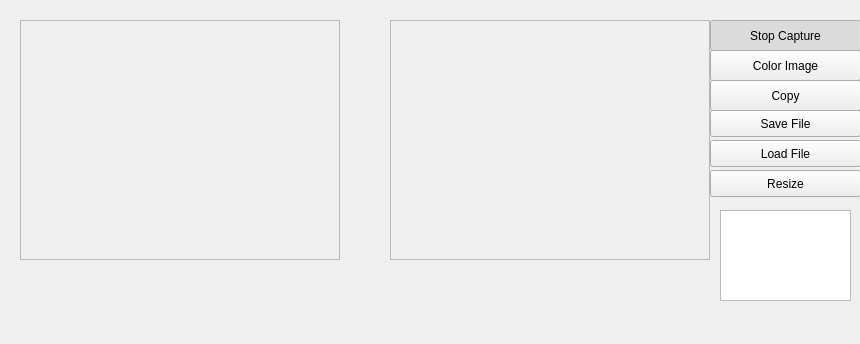
<?xml version="1.0" encoding="UTF-8"?>
<ui version="4.0">
 <class>MainWindow</class>
 <widget class="QWidget" name="MainWindow">
  <property name="geometry">
   <rect>
    <x>0</x>
    <y>0</y>
    <width>860</width>
    <height>344</height>
   </rect>
  </property>
  <property name="windowTitle">
   <string>Proyecto de Visión Artificial</string>
  </property>
  <widget class="QFrame" name="imageFrameS">
   <property name="geometry">
    <rect>
     <x>20</x>
     <y>20</y>
     <width>320</width>
     <height>240</height>
    </rect>
   </property>
   <property name="frameShape">
    <enum>QFrame::StyledPanel</enum>
   </property>
   <property name="frameShadow">
    <enum>QFrame::Raised</enum>
   </property>
  </widget>
  <widget class="QFrame" name="imageFrameD">
   <property name="geometry">
    <rect>
     <x>390</x>
     <y>20</y>
     <width>320</width>
     <height>240</height>
    </rect>
   </property>
   <property name="frameShape">
    <enum>QFrame::StyledPanel</enum>
   </property>
   <property name="frameShadow">
    <enum>QFrame::Raised</enum>
   </property>
  </widget>
  <widget class="QPushButton" name="captureButton">
   <property name="geometry">
    <rect>
     <x>710</x>
     <y>20</y>
     <width>151</width>
     <height>31</height>
    </rect>
   </property>
   <property name="text">
    <string>Stop Capture</string>
   </property>
   <property name="checkable">
    <bool>true</bool>
   </property>
   <property name="checked">
    <bool>true</bool>
   </property>
  </widget>
  <widget class="QPushButton" name="colorButton">
   <property name="geometry">
    <rect>
     <x>710</x>
     <y>50</y>
     <width>151</width>
     <height>31</height>
    </rect>
   </property>
   <property name="text">
    <string>Color Image</string>
   </property>
   <property name="checkable">
    <bool>true</bool>
   </property>
   <property name="checked">
    <bool>false</bool>
   </property>
  </widget>
  <widget class="QPushButton" name="ImageButton">
   <property name="geometry">
    <rect>
     <x>710</x>
     <y>80</y>
     <width>151</width>
     <height>31</height>
    </rect>
   </property>
   <property name="text">
    <string>Copy</string>
   </property>
   <property name="checkable">
    <bool>false</bool>
   </property>
   <property name="checked">
    <bool>false</bool>
   </property>
   <property name="autoRepeat">
    <bool>false</bool>
   </property>
  </widget>
  <widget class="QPushButton" name="SaveButton">
   <property name="geometry">
    <rect>
     <x>710</x>
     <y>110</y>
     <width>151</width>
     <height>27</height>
    </rect>
   </property>
   <property name="text">
    <string>Save File</string>
   </property>
  </widget>
  <widget class="QPushButton" name="LoadButton">
   <property name="geometry">
    <rect>
     <x>710</x>
     <y>140</y>
     <width>151</width>
     <height>27</height>
    </rect>
   </property>
   <property name="text">
    <string>Load File</string>
   </property>
  </widget>
  <widget class="QPushButton" name="ResizeButton">
   <property name="geometry">
    <rect>
     <x>710</x>
     <y>170</y>
     <width>151</width>
     <height>27</height>
    </rect>
   </property>
   <property name="text">
    <string>Resize</string>
   </property>
  </widget>
  <widget class="QTextEdit" name="textEdit">
   <property name="geometry">
    <rect>
     <x>720</x>
     <y>210</y>
     <width>131</width>
     <height>91</height>
    </rect>
   </property>
  </widget>
 </widget>
 <resources/>
 <connections/>
</ui>
